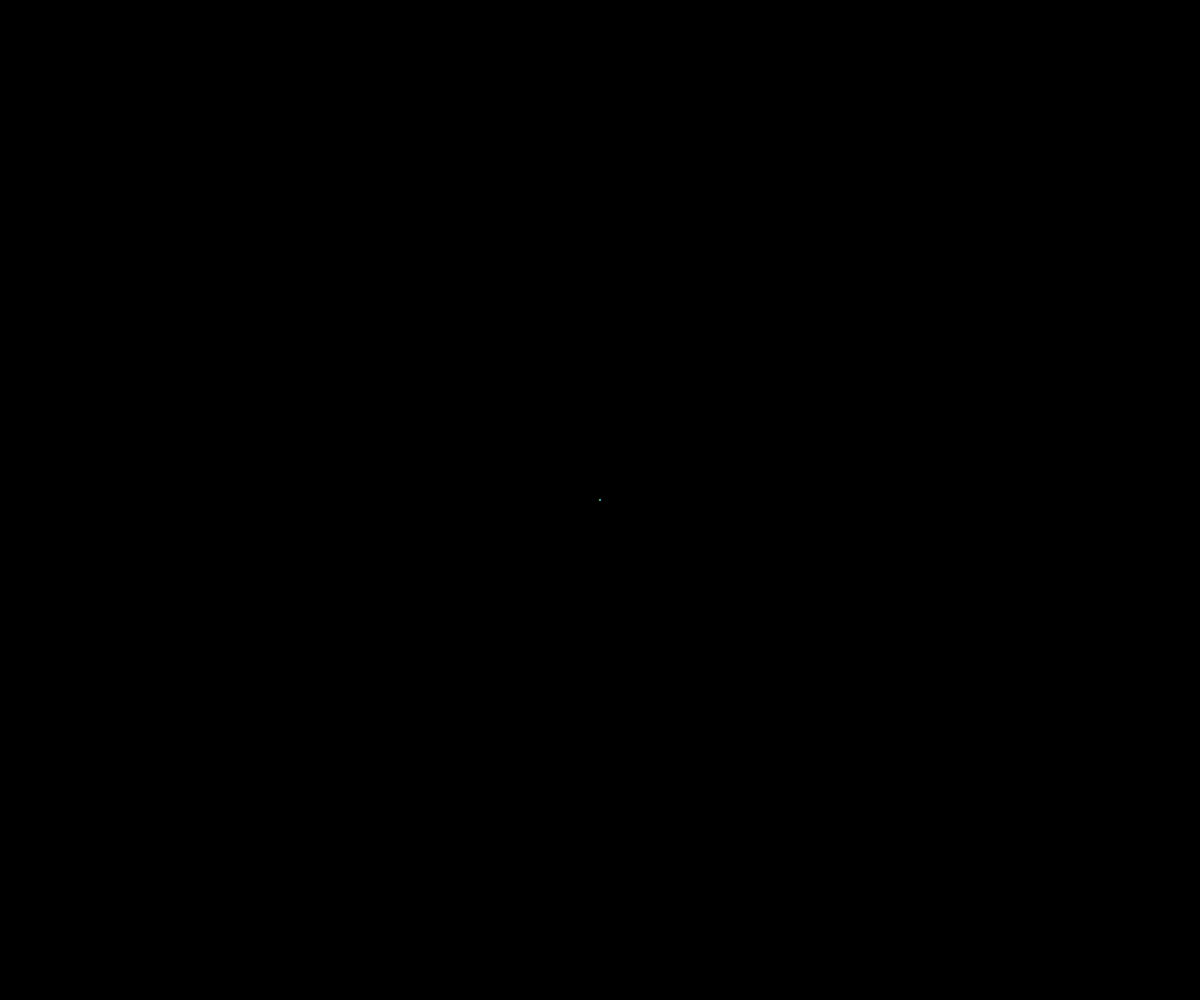
Frame 1 (no input)
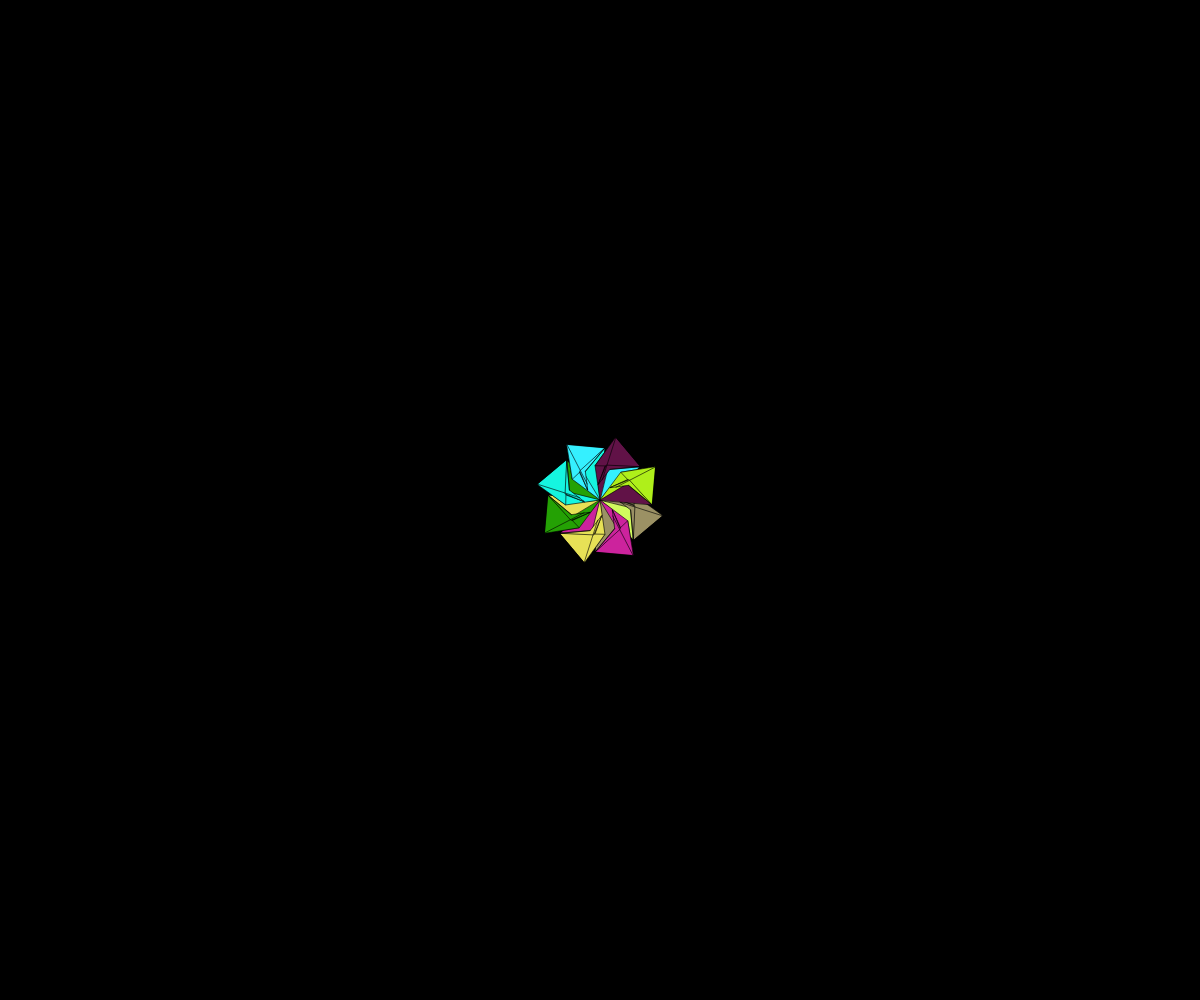
Frame 60 (no input)
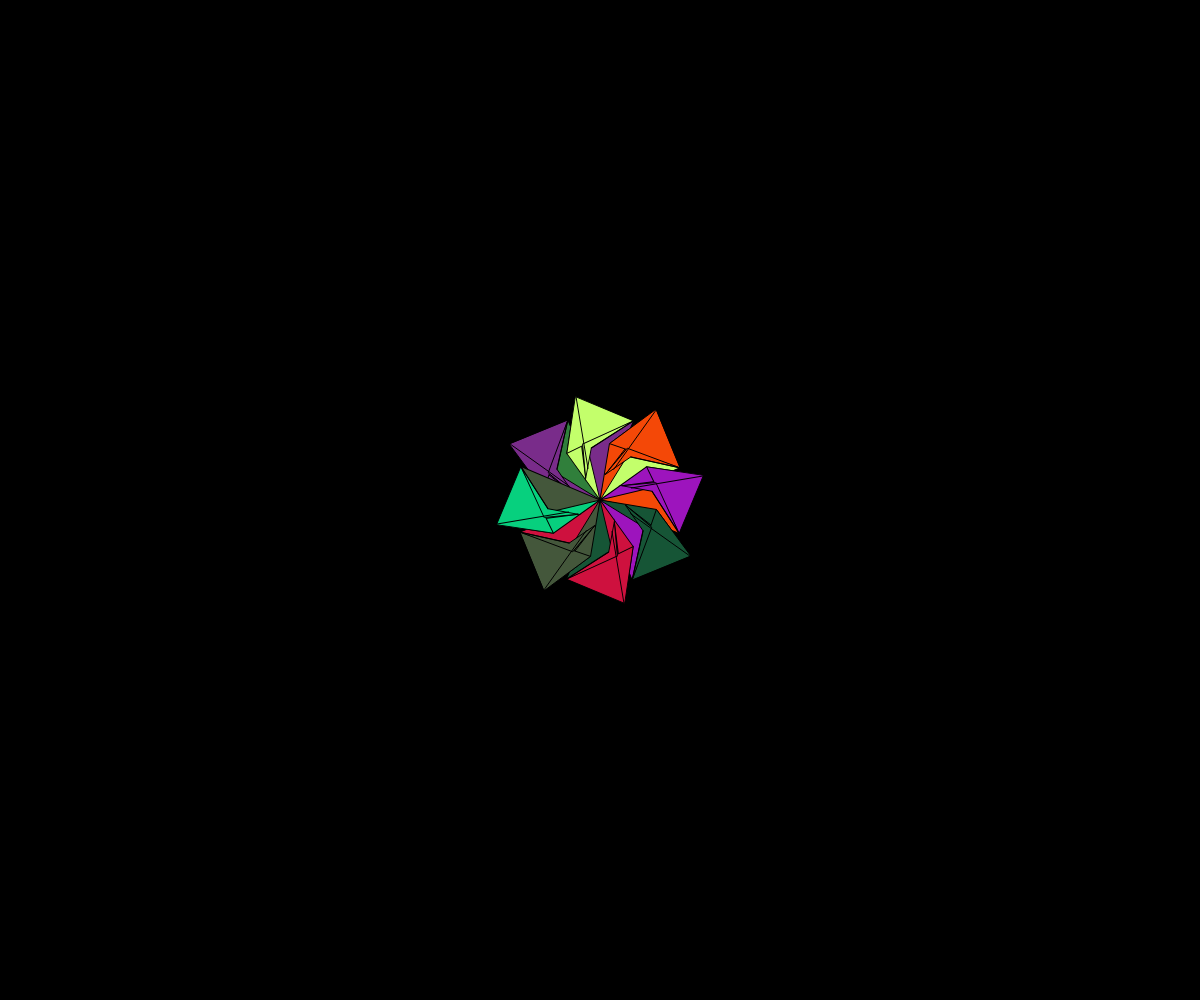
Frame 120 (the mouse pressed at the canvas centre since frame 60)

The p5.js sketch that drew these frames (run headless with seeded random() and noise() and a simulated clock; from frame 60 on, the mouse is pressed at the canvas centre):

// p5.js sketch
// ── sketch.js
/*
  Check our the GOAL and the RULES of this exercise at the bottom of this file.
  
  After that, follow these steps before you start coding:

  1. rename the dancer class to reflect your name (line 35).
  2. adjust line 20 to reflect your dancer's name, too.
  3. run the code and see if a square (your dancer) appears on the canvas.
  4. start coding your dancer inside the class that has been prepared for you.
  5. have fun.
  
  
*/
let dancer;
let angle;
let dia;

function setup() {
  // no adjustments in the setup function needed...
  createCanvas(windowWidth, windowHeight);
  // ...except to adjust the dancer's name on the next line:
  dancer = new Starman(width/2, height/2);
}

function draw() {
  // you don't need to make any adjustments inside the draw loop
  background(0);
  // drawFloor(); // for reference only
  dancer.update();
  dancer.display(); 
  
}


// You only code inside this class.
// Start by giving the dancer your name, e.g. LeonDancer.
class Starman{
  constructor(startX, startY){
    this.x = startX;
    this.y = startY;
    // this.scale = 1
    
    //..
    //..
    //..
    
  }  
  update(){
    // this.scale = (sin(frameCount*0.01)+0.5)
    // update properties here to achieve
    // your dancer's desired moves and behaviour
  }
  display(){
    // the push and pop, along with the translate 
    // places your whole dancer object at this.x and this.y.
    // you may change its position on line 19 to see the effect.
    push();
    translate(this.x, this.y);
    rotate(frameCount)
    scale(sin(frameCount*0.01))
    // ...
    // ******** //
    // ⬇ draw your dancer here ⬇
    
    for (let i = 0; i < 10; i++) {
    
    let x = random(0, width/2);
    let y = random(0, height/2);

      rotate( QUARTER_PI);

    // quad(0, 0, 86, 50, 50, 38, 20, 90);
      quad(0, 0, 26, 10, 50, 38, 20, 90);
      fill(random(255), random(255), random(255))
      triangle(0, 0, 58, 20, 86, 75);
      quad(86, 75, 26, 10, 50, 38, 20, 90);
      triangle(20, 90, 58, 20, 86, 75);
       quad(40, 40, 26, 10, 50, 38, 20, 90);
       line(30, 20, 85, 75);
       line(40, 40, 20, 90);
    
   
  
  
  // limit the value in the range 100 to 220
  dia = constrain(dia, 50, 120);
  
  
}
    
    
    
    
    // ⬆ draw your dancer here ⬆
    
    
    
    
    // ******** //
    // the next function draws a SQUARE and CROSS
    // to indicate the approximate size and the center point
    // of your dancer.
    // it is using "this" because this function, too, 
    // is a part if your Dancer object.
    // comment it out or delete it eventually.
    // this.drawReferenceShapes()
   
    
    
    pop();
  }  
  drawReferenceShapes(){
    noFill();
    stroke(255, 0, 0);
    line(-5, 0, 5, 0);
    line(0, -5, 0, 5);
    stroke(255);                       
    rect(-100, -100, 200, 200);    
    fill(255);
    stroke(0);
  }
  
  
}





/*
GOAL:
The goal is for you to write a class that produces a dancing being/creature/object/thing. In the next class, your dancer along with your peers' dancers will all dance in the same sketch that your instructor will put together. 

RULES:
For this to work you need to follow one rule: 
  - Only put relevant code into your dancer class; your dancer cannot depend on code outside of itself (like global variables or functions defined outside)
  - Your dancer must perform by means of the two essential methods: update and display. Don't add more methods that require to be called from outside (e.g. in the draw loop).
  - Your dancer will always be initialized receiving two arguments: 
    - startX (currently the horizontal center of the canvas)
    - startY (currently the vertical center of the canvas)
  beside these, please don't add more parameters into the constructor function 
  - lastly, to make sure our dancers will harmomize once on the same canvas, please don't make your dancer bigger than 200x200 pixels. 

*/
